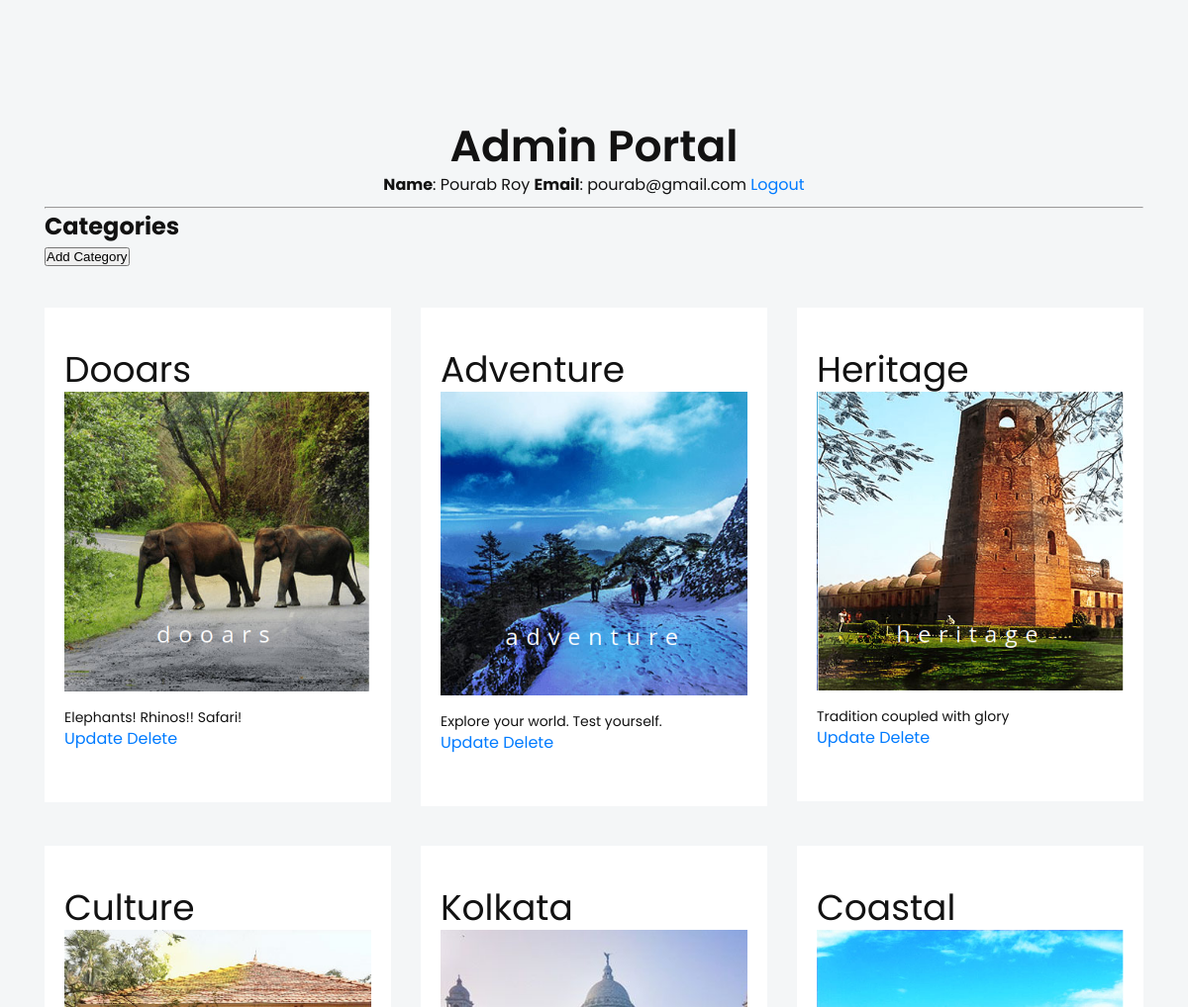
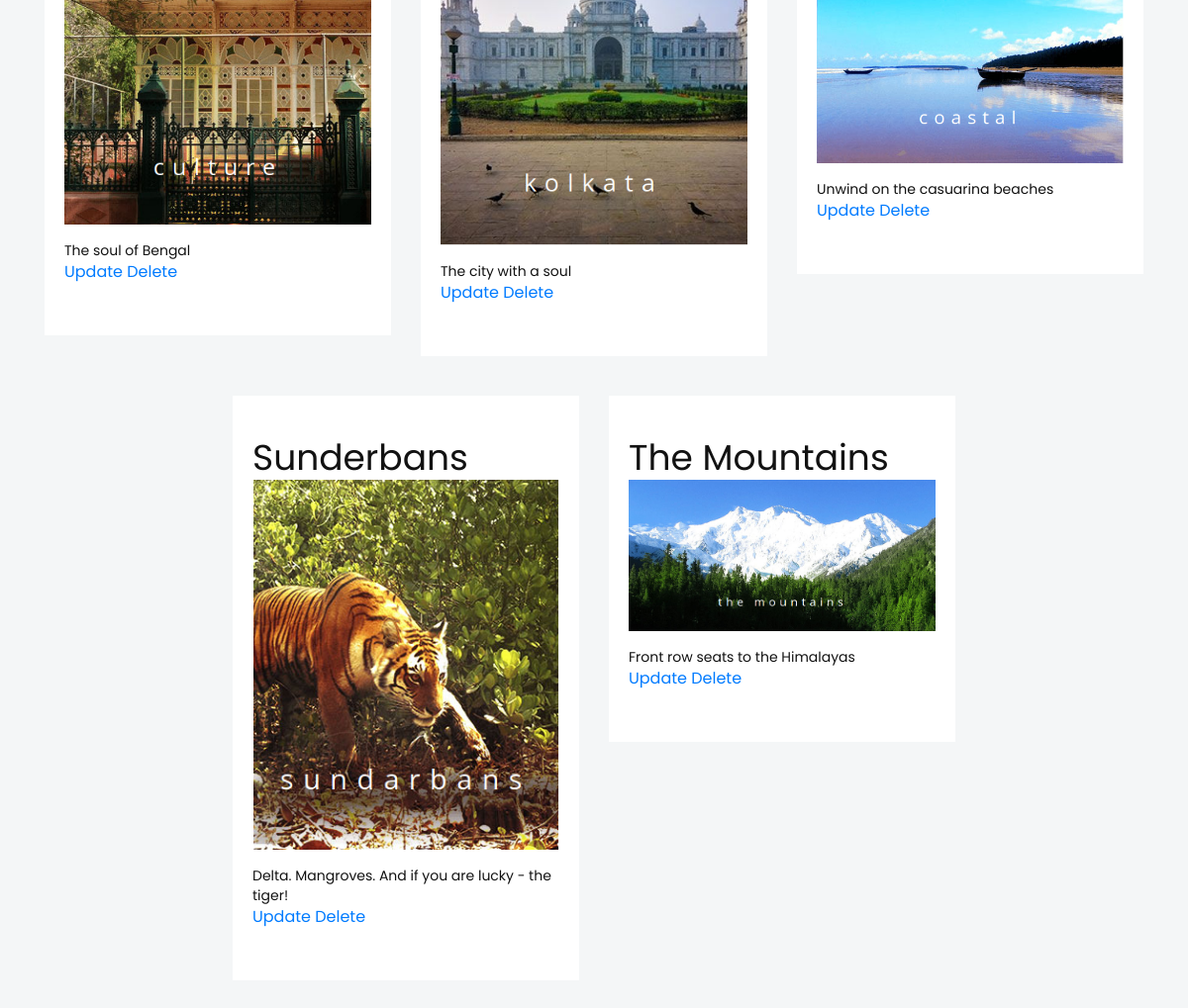
/admin/home.php (signed in), run on the app's committed database (2 pictures, top to bottom).
### tables this page shows
CREATE TABLE `categories` (
  `id` int(10) NOT NULL,
  `name` varchar(50) NOT NULL,
  `description` varchar(200) NOT NULL,
  `cover` varchar(80) NOT NULL
);

### admin/home.php (the view, shortened to what this page needs)
<?php
    include('../database/connection.php');
?>
<!DOCTYPE html>
<html>
<head>
    <link rel="stylesheet" href="../bootstrap.min.css">
    <link rel="stylesheet" href="../style.css">
</head>
<body>
    <section id="services" class="features-area">
        <div class="container">
            <div class="row justify-content-center">
                <div class="col-lg-6 col-md-10">
                    <div class="section-title text-center pb-10">
                        <h3 class="title">Admin Portal</h3>
                        <strong>Name</strong>: <?php echo htmlspecialchars($_SESSION['user']->name); ?>
                        <strong>Email</strong>: <?php echo htmlspecialchars($_SESSION['user']->email); ?>
                        <a href="logout.php">Logout</a>
                    </div>
                </div>
            </div>
            <hr>
            <?php
                if (isset($_GET['category'])) {
                    $category_id = $_GET['category'];
                    $query = 'SELECT * FROM CATEGORIES WHERE ID=' . $category_id;
                    $result = mysqli_query($conn, $query);
                    $row = mysqli_fetch_object($result);
                    $category_name = $row->name;
                    $query = 'SELECT * FROM DESTINATIONS WHERE CATEGORY_ID=' . $category_id;
                    $result = mysqli_query($conn, $query);
            ?>
                    <h2><?php echo $category_name ?></h2>
                    <a href="destinations.php?category=<?php echo $category_id ?>&operation=add">
                        <button>Add Place</button>
                    </a>
                    <table>
                        <?php while ($row = mysqli_fetch_object($result)) { ?>
                            <tr>
                                <td><?php echo $row->name ?></td>
                                <td>
                                    <img src="<?php echo $row->cover ?>" alt="Cover">
                                </td>
                                <td>
                                    <a href=<?php echo 'destinations.php?'
                                        . 'category=' . $category_id
                                        . '&operation=update'
                                        . '&id=' . $row->id; ?>>Update</a>
                                </td>
                                <td>|</td>
                                <td>
                                    <a href=<?php echo '?'
                                        . 'category=' . $category_id
                                        . '&operation=delete'
                                        . '&id=' . $row->id; ?>>Delete</a>
                                </td>
                            </tr>
                        <?php } ?>
                    </table>
                    <br>
                    <a href="home.php">Back</a>
            <?php
                } else {
            ?>
            <?php
                    $query = 'SELECT * FROM CATEGORIES';
                    $result = mysqli_query($conn, $query);
            ?>
                    <h2>Categories</h2>
                    <a href="categories.php?operation=add">
                        <button>Add Category</button>
                    </a>
                    <div class="row justify-content-center">
                    <?php while ($row = mysqli_fetch_object($result)) { ?>
                        <div class="col-lg-4 col-md-7 col-sm-9">
                            <div class="single-features mt-40">
                                <div class="features-title-icon d-flex justify-content-between">
                                    <h4 class="features-title">
                                        <a href="<?php echo '?category=' . $row->id ?>"><?php echo $row->name ?></a>
                                    </h4>
                                </div>
                                <div class="features-content">
                                    <img class="shape" src="<?php echo $row->cover ?>" alt="Shape">
                                    <p class="text"><?php echo $row->description ?></p>
                                </div>
                                <a href=<?php echo 'categories.php?'
                                    . 'id=' . $row->id
                                    . '&operation=update'?>>Update</a>
                                <a href=<?php echo '?category=' . $row->id . '&operation=delete' ?>>Delete</a>
                            </div>
                        </div>
                <?php
                    }
                ?>
                </div>
            <?php
                }
            ?>
        </div>
    </section>
</body>
</html>

### style.css (style rules this page uses)
body { font-family: "Poppins", sans-serif; font-weight: normal; font-style: normal; color: #121212; }
* { margin: 0; padding: 0; -webkit-box-sizing: border-box; -moz-box-sizing: border-box; box-sizing: border-box; }
img { max-width: 100%; }
i, a { display: inline-block; }
h1, h3, h4 { font-family: "Poppins", sans-serif; font-weight: 600; color: #121212; margin: 0px; }
h3 { font-size: 28px; }
h4 { font-size: 22px; }
p { font-size: 16px; font-weight: 400; line-height: 24px; color: #121212; margin: 0px; }
.mt-40 { margin-top: 40px; }
.pb-10 { padding-bottom: 10px; }
.section-title .title { font-size: 44px; font-weight: 600; color: #121212; line-height: 55px; }
.features-area { background-color: #f4f6f7; padding-top: 120px; padding-bottom: 130px; }
.single-features { padding: 40px 20px 52px; background-color: #fff; }
.single-features .features-title-icon .features-title a { font-size: 36px; line-height: 45px; color: #121212; -webkit-transition: all 0.3s ease-out 0s; -moz-transition: all 0.3s ease-out 0s; -ms-transition: all 0.3s ease-out 0s; -o-transition: all 0.3s ease-out 0s; transition: all 0.3s ease-out 0s; font-weight: 400; }
.single-features .features-content .text { font-size: 14px; line-height: 20px; color: #121212; margin-top: 16px; }

### data on the page
categories: name "Dooars", cover (picture), description "Elephants! Rhinos!! Safari!"
categories: name "Adventure", cover (picture), description "Explore your world. Test yourself."
categories: name "Heritage", cover (picture), description "Tradition coupled with glory"
categories: name "Culture", cover (picture), description "The soul of Bengal"
categories: name "Kolkata", cover (picture), description "The city with a soul"
categories: name "Coastal", cover (picture), description "Unwind on the casuarina beaches"
categories: name "Sunderbans", cover (picture), description "Delta. Mangroves. And if you are lucky - the tiger!"
categories: name "The Mountains", cover (picture), description "Front row seats to the Himalayas"

### other printed values
$_SESSION['user']->name "Pourab Roy"
$_SESSION['user']->email "pourab@gmail.com"
